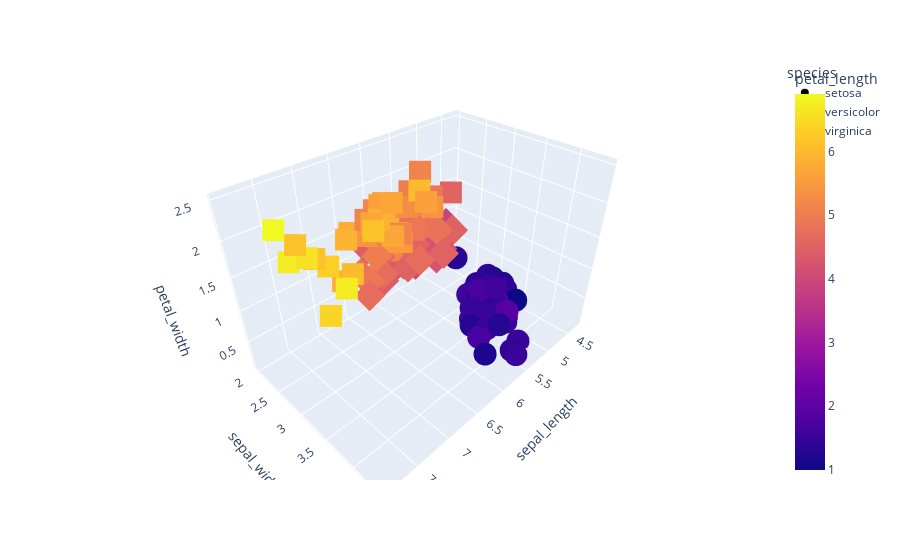

This figure's notebook cell:
### Code cell
import plotly.express as px
df = px.data.iris()
fig = px.scatter_3d(df, x='sepal_length', y='sepal_width', z='petal_width',
                    color='petal_length', symbol='species')
fig.show()

### Figure 1 — Plotly figure (JSON) as saved in the notebook; plotly's stock layout.template omitted (floating-point values rounded to 4 significant figures)
{"data": [{"hoverlabel": {"namelength": 0}, "hovertemplate": "species=setosa<br>sepal_length=%{x}<br>sepal_width=%{y}<br>petal_width=%{z}<br>petal_length=%{marker.color}", "legendgroup": "setosa", "marker": {"color": [1.4, 1.4, 1.3, 1.5, 1.4, 1.7, 1.4, 1.5, 1.4, 1.5, 1.5, 1.6, 1.4, 1.1, 1.2, 1.5, 1.3, 1.4, 1.7, 1.5, 1.7, 1.5, 1, 1.7, 1.9, 1.6, 1.6, 1.5, 1.4, 1.6, 1.6, 1.5, 1.5, 1.4, 1.5, 1.2, 1.3, 1.5, 1.3, 1.5, 1.3, 1.3, 1.3, 1.6, 1.9, 1.4, 1.6, 1.4, 1.5, 1.4], "coloraxis": "coloraxis", "symbol": "circle"}, "mode": "markers", "name": "setosa", "scene": "scene", "showlegend": true, "type": "scatter3d", "x": [5.1, 4.9, 4.7, 4.6, 5, 5.4, 4.6, 5, 4.4, 4.9, 5.4, 4.8, 4.8, 4.3, 5.8, 5.7, 5.4, 5.1, 5.7, 5.1, 5.4, 5.1, 4.6, 5.1, 4.8, 5, 5, 5.2, 5.2, 4.7, 4.8, 5.4, 5.2, 5.5, 4.9, 5, 5.5, 4.9, 4.4, 5.1, 5, 4.5, 4.4, 5, 5.1, 4.8, 5.1, 4.6, 5.3, 5], "y": [3.5, 3, 3.2, 3.1, 3.6, 3.9, 3.4, 3.4, 2.9, 3.1, 3.7, 3.4, 3, 3, 4, 4.4, 3.9, 3.5, 3.8, 3.8, 3.4, 3.7, 3.6, 3.3, 3.4, 3, 3.4, 3.5, 3.4, 3.2, 3.1, 3.4, 4.1, 4.2, 3.1, 3.2, 3.5, 3.1, 3, 3.4, 3.5, 2.3, 3.2, 3.5, 3.8, 3, 3.8, 3.2, 3.7, 3.3], "z": [0.2, 0.2, 0.2, 0.2, 0.2, 0.4, 0.3, 0.2, 0.2, 0.1, 0.2, 0.2, 0.1, 0.1, 0.2, 0.4, 0.4, 0.3, 0.3, 0.3, 0.2, 0.4, 0.2, 0.5, 0.2, 0.2, 0.4, 0.2, 0.2, 0.2, 0.2, 0.4, 0.1, 0.2, 0.1, 0.2, 0.2, 0.1, 0.2, 0.2, 0.3, 0.3, 0.2, 0.6, 0.4, 0.3, 0.2, 0.2, 0.2, 0.2]}, {"hoverlabel": {"namelength": 0}, "hovertemplate": "species=versicolor<br>sepal_length=%{x}<br>sepal_width=%{y}<br>petal_width=%{z}<br>petal_length=%{marker.color}", "legendgroup": "versicolor", "marker": {"color": [4.7, 4.5, 4.9, 4, 4.6, 4.5, 4.7, 3.3, 4.6, 3.9, 3.5, 4.2, 4, 4.7, 3.6, 4.4, 4.5, 4.1, 4.5, 3.9, 4.8, 4, 4.9, 4.7, 4.3, 4.4, 4.8, 5, 4.5, 3.5, 3.8, 3.7, 3.9, 5.1, 4.5, 4.5, 4.7, 4.4, 4.1, 4, 4.4, 4.6, 4, 3.3, 4.2, 4.2, 4.2, 4.3, 3, 4.1], "coloraxis": "coloraxis", "symbol": "diamond"}, "mode": "markers", "name": "versicolor", "scene": "scene", "showlegend": true, "type": "scatter3d", "x": [7, 6.4, 6.9, 5.5, 6.5, 5.7, 6.3, 4.9, 6.6, 5.2, 5, 5.9, 6, 6.1, 5.6, 6.7, 5.6, 5.8, 6.2, 5.6, 5.9, 6.1, 6.3, 6.1, 6.4, 6.6, 6.8, 6.7, 6, 5.7, 5.5, 5.5, 5.8, 6, 5.4, 6, 6.7, 6.3, 5.6, 5.5, 5.5, 6.1, 5.8, 5, 5.6, 5.7, 5.7, 6.2, 5.1, 5.7], "y": [3.2, 3.2, 3.1, 2.3, 2.8, 2.8, 3.3, 2.4, 2.9, 2.7, 2, 3, 2.2, 2.9, 2.9, 3.1, 3, 2.7, 2.2, 2.5, 3.2, 2.8, 2.5, 2.8, 2.9, 3, 2.8, 3, 2.9, 2.6, 2.4, 2.4, 2.7, 2.7, 3, 3.4, 3.1, 2.3, 3, 2.5, 2.6, 3, 2.6, 2.3, 2.7, 3, 2.9, 2.9, 2.5, 2.8], "z": [1.4, 1.5, 1.5, 1.3, 1.5, 1.3, 1.6, 1, 1.3, 1.4, 1, 1.5, 1, 1.4, 1.3, 1.4, 1.5, 1, 1.5, 1.1, 1.8, 1.3, 1.5, 1.2, 1.3, 1.4, 1.4, 1.7, 1.5, 1, 1.1, 1, 1.2, 1.6, 1.5, 1.6, 1.5, 1.3, 1.3, 1.3, 1.2, 1.4, 1.2, 1, 1.3, 1.2, 1.3, 1.3, 1.1, 1.3]}, {"hoverlabel": {"namelength": 0}, "hovertemplate": "species=virginica<br>sepal_length=%{x}<br>sepal_width=%{y}<br>petal_width=%{z}<br>petal_length=%{marker.color}", "legendgroup": "virginica", "marker": {"color": [6, 5.1, 5.9, 5.6, 5.8, 6.6, 4.5, 6.3, 5.8, 6.1, 5.1, 5.3, 5.5, 5, 5.1, 5.3, 5.5, 6.7, 6.9, 5, 5.7, 4.9, 6.7, 4.9, 5.7, 6, 4.8, 4.9, 5.6, 5.8, 6.1, 6.4, 5.6, 5.1, 5.6, 6.1, 5.6, 5.5, 4.8, 5.4, 5.6, 5.1, 5.1, 5.9, 5.7, 5.2, 5, 5.2, 5.4, 5.1], "coloraxis": "coloraxis", "symbol": "square"}, "mode": "markers", "name": "virginica", "scene": "scene", "showlegend": true, "type": "scatter3d", "x": [6.3, 5.8, 7.1, 6.3, 6.5, 7.6, 4.9, 7.3, 6.7, 7.2, 6.5, 6.4, 6.8, 5.7, 5.8, 6.4, 6.5, 7.7, 7.7, 6, 6.9, 5.6, 7.7, 6.3, 6.7, 7.2, 6.2, 6.1, 6.4, 7.2, 7.4, 7.9, 6.4, 6.3, 6.1, 7.7, 6.3, 6.4, 6, 6.9, 6.7, 6.9, 5.8, 6.8, 6.7, 6.7, 6.3, 6.5, 6.2, 5.9], "y": [3.3, 2.7, 3, 2.9, 3, 3, 2.5, 2.9, 2.5, 3.6, 3.2, 2.7, 3, 2.5, 2.8, 3.2, 3, 3.8, 2.6, 2.2, 3.2, 2.8, 2.8, 2.7, 3.3, 3.2, 2.8, 3, 2.8, 3, 2.8, 3.8, 2.8, 2.8, 2.6, 3, 3.4, 3.1, 3, 3.1, 3.1, 3.1, 2.7, 3.2, 3.3, 3, 2.5, 3, 3.4, 3], "z": [2.5, 1.9, 2.1, 1.8, 2.2, 2.1, 1.7, 1.8, 1.8, 2.5, 2, 1.9, 2.1, 2, 2.4, 2.3, 1.8, 2.2, 2.3, 1.5, 2.3, 2, 2, 1.8, 2.1, 1.8, 1.8, 1.8, 2.1, 1.6, 1.9, 2, 2.2, 1.5, 1.4, 2.3, 2.4, 1.8, 1.8, 2.1, 2.4, 2.3, 1.9, 2.3, 2.5, 2.3, 1.9, 2, 2.3, 1.8]}], "layout": {"coloraxis": {"colorbar": {"title": {"text": "petal_length"}}, "colorscale": [[0, "#0d0887"], [0.1111, "#46039f"], [0.2222, "#7201a8"], [0.3333, "#9c179e"], [0.4444, "#bd3786"], [0.5556, "#d8576b"], [0.6667, "#ed7953"], [0.7778, "#fb9f3a"], [0.8889, "#fdca26"], [1, "#f0f921"]]}, "legend": {"title": {"text": "species"}, "tracegroupgap": 0}, "margin": {"t": 60}, "scene": {"domain": {"x": [0, 1], "y": [0, 1]}, "xaxis": {"title": {"text": "sepal_length"}}, "yaxis": {"title": {"text": "sepal_width"}}, "zaxis": {"title": {"text": "petal_width"}}}}}
